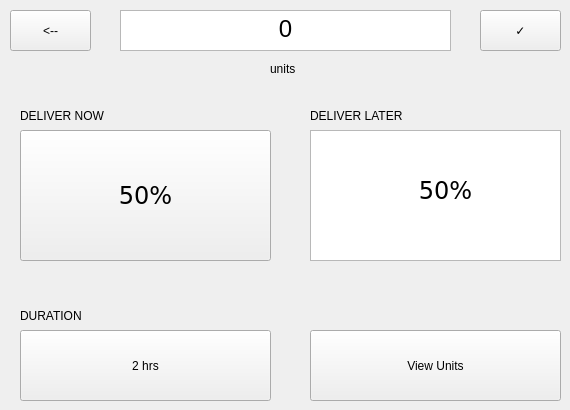
    <widget class="QWidget" name="extendedPage">
     <widget class="QTextEdit" name="textEdit_9">
      <property name="geometry">
       <rect>
        <x>120</x>
        <y>10</y>
        <width>331</width>
        <height>41</height>
       </rect>
      </property>
      <property name="readOnly">
       <bool>true</bool>
      </property>
      <property name="html">
       <string>&lt;!DOCTYPE HTML PUBLIC &quot;-//W3C//DTD HTML 4.0//EN&quot; &quot;http://www.w3.org/TR/REC-html40/strict.dtd&quot;&gt;
&lt;html&gt;&lt;head&gt;&lt;meta name=&quot;qrichtext&quot; content=&quot;1&quot; /&gt;&lt;style type=&quot;text/css&quot;&gt;
p, li { white-space: pre-wrap; }
&lt;/style&gt;&lt;/head&gt;&lt;body style=&quot; font-family:'Sans'; font-size:10pt; font-weight:400; font-style:normal;&quot;&gt;
&lt;p align=&quot;center&quot; style=&quot; margin-top:0px; margin-bottom:0px; margin-left:0px; margin-right:0px; -qt-block-indent:0; text-indent:0px;&quot;&gt;&lt;span style=&quot; font-size:18pt;&quot;&gt;0&lt;/span&gt;&lt;/p&gt;&lt;/body&gt;&lt;/html&gt;</string>
      </property>
     </widget>
     <widget class="QPushButton" name="setDeliveryTimeBTN">
      <property name="geometry">
       <rect>
        <x>480</x>
        <y>10</y>
        <width>81</width>
        <height>41</height>
       </rect>
      </property>
      <property name="text">
       <string>✓</string>
      </property>
     </widget>
     <widget class="QPushButton" name="backToDeliverBTN">
      <property name="geometry">
       <rect>
        <x>10</x>
        <y>10</y>
        <width>81</width>
        <height>41</height>
       </rect>
      </property>
      <property name="text">
       <string>&lt;--</string>
      </property>
     </widget>
     <widget class="QLabel" name="label_28">
      <property name="geometry">
       <rect>
        <x>270</x>
        <y>60</y>
        <width>62</width>
        <height>17</height>
       </rect>
      </property>
      <property name="text">
       <string>units</string>
      </property>
     </widget>
     <widget class="QPushButton" name="deliverNowBTN">
      <property name="geometry">
       <rect>
        <x>20</x>
        <y>130</y>
        <width>251</width>
        <height>131</height>
       </rect>
      </property>
      <property name="font">
       <font>
        <family>DejaVu Sans</family>
        <pointsize>18</pointsize>
       </font>
      </property>
      <property name="text">
       <string>50%</string>
      </property>
     </widget>
     <widget class="QLabel" name="label_29">
      <property name="geometry">
       <rect>
        <x>20</x>
        <y>100</y>
        <width>101</width>
        <height>31</height>
       </rect>
      </property>
      <property name="text">
       <string>DELIVER NOW</string>
      </property>
     </widget>
     <widget class="QLabel" name="label_30">
      <property name="geometry">
       <rect>
        <x>310</x>
        <y>100</y>
        <width>111</width>
        <height>31</height>
       </rect>
      </property>
      <property name="text">
       <string>DELIVER LATER</string>
      </property>
     </widget>
     <widget class="QLabel" name="label_31">
      <property name="geometry">
       <rect>
        <x>20</x>
        <y>300</y>
        <width>101</width>
        <height>31</height>
       </rect>
      </property>
      <property name="text">
       <string>DURATION</string>
      </property>
     </widget>
     <widget class="QPushButton" name="extendedDurationBTN">
      <property name="geometry">
       <rect>
        <x>20</x>
        <y>330</y>
        <width>251</width>
        <height>71</height>
       </rect>
      </property>
      <property name="text">
       <string>2 hrs</string>
      </property>
     </widget>
     <widget class="QPushButton" name="viewExtendedUnitsBTN">
      <property name="geometry">
       <rect>
        <x>310</x>
        <y>330</y>
        <width>251</width>
        <height>71</height>
       </rect>
      </property>
      <property name="text">
       <string>View Units</string>
      </property>
     </widget>
     <widget class="QTextEdit" name="deliverLaterLabel2">
      <property name="geometry">
       <rect>
        <x>310</x>
        <y>130</y>
        <width>251</width>
        <height>131</height>
       </rect>
      </property>
      <property name="readOnly">
       <bool>true</bool>
      </property>
      <property name="html">
       <string>&lt;!DOCTYPE HTML PUBLIC &quot;-//W3C//DTD HTML 4.0//EN&quot; &quot;http://www.w3.org/TR/REC-html40/strict.dtd&quot;&gt;
&lt;html&gt;&lt;head&gt;&lt;meta name=&quot;qrichtext&quot; content=&quot;1&quot; /&gt;&lt;style type=&quot;text/css&quot;&gt;
p, li { white-space: pre-wrap; }
&lt;/style&gt;&lt;/head&gt;&lt;body style=&quot; font-family:'Sans'; font-size:10pt; font-weight:400; font-style:normal;&quot;&gt;
&lt;p align=&quot;center&quot; style=&quot;-qt-paragraph-type:empty; margin-top:0px; margin-bottom:0px; margin-left:0px; margin-right:0px; -qt-block-indent:0; text-indent:0px;&quot;&gt;&lt;br /&gt;&lt;/p&gt;&lt;/body&gt;&lt;/html&gt;</string>
      </property>
     </widget>
     <widget class="QLabel" name="deliverLaterLabel">
      <property name="geometry">
       <rect>
        <x>410</x>
        <y>170</y>
        <width>71</width>
        <height>41</height>
       </rect>
      </property>
      <property name="font">
       <font>
        <family>DejaVu Sans</family>
        <pointsize>18</pointsize>
        <weight>50</weight>
        <bold>false</bold>
       </font>
      </property>
      <property name="text">
       <string>50%</string>
      </property>
      <property name="alignment">
       <set>Qt::AlignCenter</set>
      </property>
     </widget>
    </widget>
